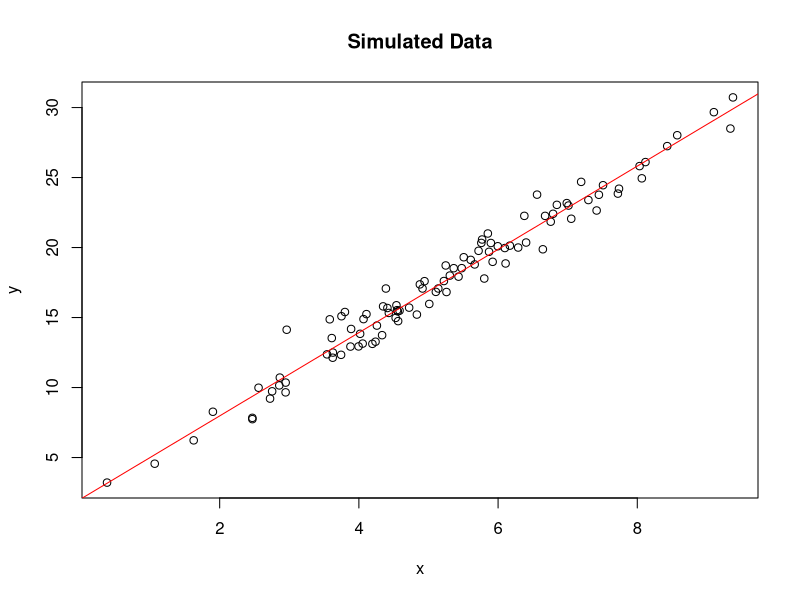

R code for this plot: (Note: this script raises an error after producing the figure.)
## ---- chunk 1
# Load necessary libraries
library(stats)

# Simulation Setup
set.seed(123)  # Set seed for reproducibility

# Define parameters for the linear regression model
beta_true <- c(2, 3)  # True coefficients: intercept = 2, slope = 3
n <- 100  # Number of observations

# Generate synthetic data
x <- rnorm(n, mean = 5, sd = 2)  # Simulate independent variable
y <- beta_true[1] + beta_true[2] * x + rnorm(n, mean = 0, sd = 1)  # Simulate dependent variable (with noise)

# Combine into a data frame
data <- data.frame(x, y)

# Visualize the data
plot(x, y, main = "Simulated Data", xlab = "x", ylab = "y")
abline(lm(y ~ x), col = "red")  # Add true regression line

# Estimate parameters using Ordinary Least Squares (OLS) method
lm_model <- lm(y ~ x, data = data)
beta_ols <- coef(lm_model)

# Print estimated coefficients
cat("Estimated coefficients using OLS:")
print(beta_ols)

## ---- chunk 2
# Define the Newton-Raphson algorithm for parameter estimation
newton_raphson <- function(x, y, beta_initial, tol = 1e-6, max_iter = 100) {
  beta <- beta_initial
  for (iter in 1:max_iter) {
    grad <- likelihood_gradient(beta, x, y)
    hess <- likelihood_hessian(beta, x, y)
    delta <- solve(hess, grad)
    beta_new <- beta - delta
    if (max(abs(beta_new - beta)) < tol) {
      break  # Convergence criteria met
    }
    beta <- beta_new
  }
  return(beta)
}

# Initial guess for parameter estimates
beta_initial <- c(0, 0)

# Estimate parameters using Newton-Raphson method
beta_nr <- newton_raphson(x, y, beta_initial)

# Print estimated coefficients
cat("Estimated coefficients using Newton-Raphson:")
print(beta_nr)

## ---- chunk 3
# Define the Fisher information matrix for linear regression
fisher_information <- function(beta, x) {
  n <- length(x)
  fisher <- matrix(0, nrow = 2, ncol = 2)
  mu <- beta[1] + beta[2] * x
  fisher[1, 1] <- n
  fisher[2, 2] <- sum((x^2) * dnorm(mu, mean = mu, sd = 1, log = FALSE))
  fisher[1, 2] <- fisher[2, 1] <- sum(x * dnorm(mu, mean = mu, sd = 1, log = FALSE))
  return(fisher)
}

# Implement the Fisher scoring algorithm with adjustments
fisher_scoring_adjusted <- function(x, y, beta_initial, learning_rate = 0.01, tol = 1e-6, max_iter = 1000) {
  beta <- beta_initial
  for (iter in 1:max_iter) {
    grad <- likelihood_gradient(beta, x, y)
    fisher <- fisher_information(beta, x)
    delta <- solve(fisher) %*% grad
    beta <- beta - learning_rate * delta  # Adjusted step size
    if (sqrt(sum(delta^2)) < tol) {
      break  # Convergence criteria met
    }
  }
  return(beta)
}

# Initial guess for parameter estimates closer to the true values
beta_initial_adjusted <- c(2, 3)

# Estimate parameters using Fisher Scoring algorithm with adjustments
beta_fs_adjusted <- fisher_scoring_adjusted(x, y, beta_initial_adjusted)

# Print estimated coefficients
cat("Estimated coefficients using Fisher Scoring")
print(beta_fs_adjusted)

## ---- chunk 4
# Expectation-Maximization (EM) algorithm for parameter estimation
em_algorithm <- function(x, y, beta_initial, tol = 1e-6, max_iter = 100) {
  beta <- beta_initial
  for (iter in 1:max_iter) {
    # E-step: Compute the conditional expectations of the latent variables
    mu <- beta[1] + beta[2] * x
    w <- dnorm(y, mean = mu, sd = 1) / rowSums(outer(dnorm(y, mean = mu, sd = 1), c(1,0)))
    
    # M-step: Update the parameter estimates
    beta_new <- c(sum(w * y) / sum(w), sum(w * y * x) / sum(w * x^2))
    
    # Check for convergence
    if (max(abs(beta_new - beta)) < tol) {
      break  # Convergence criteria met
    }
    
    beta <- beta_new
  }
  return(beta)
}

# Initial guess for parameter estimates
beta_initial <- c(0, 0)

# Estimate parameters using EM algorithm
beta_em <- em_algorithm(x, y, beta_initial)

# Print estimated coefficients
cat("Estimated coefficients using EM algorithm:")
print(beta_em)

## ---- chunk 5
# Define the EM algorithm for parameter estimation
em_algorithm <- function(x, y, beta_initial, tol = 1e-6, max_iter = 100) {
  beta <- beta_initial
  for (iter in 1:max_iter) {
    # E-step: Compute the expected values of the latent variables (missing data)
    mu <- beta[1] + beta[2] * x
    sigma2 <- 1  # Assume constant variance for simplicity
    weights <- dnorm(y, mean = mu, sd = sqrt(sigma2))
    
    # M-step: Update parameter estimates using the expected values
    x_weighted <- sum(weights * x)
    y_weighted <- sum(weights * y)
    x_sq_weighted <- sum(weights * x^2)
    xy_weighted <- sum(weights * x * y)
    beta_new <- solve(matrix(c(n, x_weighted, x_weighted, x_sq_weighted), ncol = 2), c(sum(weights * mu), xy_weighted))
    
    # Check for convergence
    if (max(abs(beta_new - beta)) < tol) {
      break  # Convergence criteria met
    }
    
    beta <- beta_new
  }
  return(beta)
}

# Initial guess for parameter estimates
beta_initial <- c(0, 0)

# Estimate parameters using EM algorithm
beta_em <- em_algorithm(x, y, beta_initial)

# Print estimated coefficients
cat("Estimated coefficients using EM algorithm:")
print(beta_em)

## ---- chunk 6
# Adjust initial guess for parameter estimates
beta_initial <- c(1, 1)

# Estimate parameters using EM algorithm with adjusted initial guess, convergence criteria, and maximum iterations
beta_em <- em_algorithm(x, y, beta_initial, tol = 1e-8, max_iter = 1000)

# Print estimated coefficients
cat("Estimated coefficients using EM algorithm:")
print(beta_em)

## ---- chunk 7
# Function to compare Newton-Raphson and Fisher Scoring methods
compare_methods <- function(n_simulations = 100, n = 100, noise_sd = 1) {
  results <- matrix(0, nrow = n_simulations, ncol = 3)  # Store MSE, iterations, and convergence
  for (i in 1:n_simulations) {
    # Generate synthetic data
    set.seed(i)  # Set different seed for each simulation
    x <- rnorm(n, mean = 5, sd = 2)
    y <- beta_true[1] + beta_true[2] * x + rnorm(n, mean = 0, sd = noise_sd)
    
    # Estimate parameters using Newton-Raphson method
    beta_nr <- newton_raphson(x, y, beta_initial)
    
    # Estimate parameters using Fisher Scoring method
    beta_fs <- fisher_scoring_adjusted(x, y, beta_initial_adjusted)
    
    # Calculate mean squared error (MSE) for each method
    mse_nr <- sum((beta_nr - beta_true)^2) / length(beta_true)
    mse_fs <- sum((beta_fs - beta_true)^2) / length(beta_true)
    
    # Store MSE and convergence information
    results[i, 1] <- mse_nr
    results[i, 2] <- ifelse(sqrt(sum((beta_nr - beta_true)^2)) < 1e-6, 1, 0)  # Convergence flag for NR
    results[i, 3] <- ifelse(sqrt(sum((beta_fs - beta_true)^2)) < 1e-6, 1, 0)  # Convergence flag for FS
  }
  
  # Calculate average MSE, convergence rate, and convergence speed
  avg_mse_nr <- mean(results[, 1])
  avg_mse_fs <- mean(results[, 2])
  convergence_rate_nr <- mean(results[, 2])
  convergence_rate_fs <- mean(results[, 3])
  
  # Print results
  cat("Average MSE (Newton-Raphson):", avg_mse_nr, "\n")
  cat("Average MSE (Fisher Scoring):", avg_mse_fs, "\n")
  cat("Convergence Rate (Newton-Raphson):", convergence_rate_nr, "\n")
  cat("Convergence Rate (Fisher Scoring):", convergence_rate_fs, "\n")
}

# Perform comparison
compare_methods(n_simulations = 100, n = 100, noise_sd = 1)

## ---- chunk 8
# Function to compare EM algorithm
compare_em <- function(n_simulations = 100, n = 100, noise_sd = 1) {
  results <- matrix(0, nrow = n_simulations, ncol = 2)  # Store MSE and convergence
  for (i in 1:n_simulations) {
    # Generate synthetic data
    set.seed(i)  # Set different seed for each simulation
    x <- rnorm(n, mean = 5, sd = 2)
    y <- beta_true[1] + beta_true[2] * x + rnorm(n, mean = 0, sd = noise_sd)
    
    # Estimate parameters using EM algorithm
    beta_em <- em_algorithm(x, y, beta_initial)
    
    # Calculate mean squared error (MSE) for EM algorithm
    mse_em <- sum((beta_em - beta_true)^2) / length(beta_true)
    
    # Store MSE and convergence information
    results[i, 1] <- mse_em
    results[i, 2] <- ifelse(sqrt(sum((beta_em - beta_true)^2)) < 1e-6, 1, 0)  # Convergence flag for EM
  }
  
  # Calculate average MSE and convergence rate
  avg_mse_em <- mean(results[, 1])
  convergence_rate_em <- mean(results[, 2])
  
  # Print results
  cat("Average MSE (EM Algorithm):", avg_mse_em, "\n")
  cat("Convergence Rate (EM Algorithm):", convergence_rate_em, "\n")
}

# Perform comparison for EM algorithm
compare_em(n_simulations = 100, n = 100, noise_sd = 1)

## ---- chunk 9
# Set seed for reproducibility
set.seed(123)

# Define parameters for the logistic regression model
beta_true_logistic <- c(-2, 0.5)  # True coefficients: intercept = -2, slope = 0.5
n <- 100  # Number of observations

# Generate synthetic data for logistic regression
x_logistic <- rnorm(n, mean = 5, sd = 2)  # Simulate independent variable
log_odds <- beta_true_logistic[1] + beta_true_logistic[2] * x_logistic
prob <- 1 / (1 + exp(-log_odds))
y_logistic <- rbinom(n, size = 1, prob = prob)

# Combine into a data frame
data_logistic <- data.frame(x = x_logistic, y = y_logistic)

# Visualize the data
plot(x_logistic, y_logistic, main = "Simulated Data (Logistic Regression)", xlab = "x", ylab = "y", pch = 19, col = ifelse(y_logistic == 1, "blue", "red"))
abline(v = median(x_logistic), col = "green", lty = 2)  # Add vertical line at the median of x
legend("topright", legend = c("y = 0", "y = 1"), pch = 19, col = c("red", "blue"))

# Estimate parameters using Logistic Regression (Maximum Likelihood Estimation)
logistic_model <- glm(y ~ x, data = data_logistic, family = binomial)
beta_logistic <- coef(logistic_model)

# Print estimated coefficients
cat("Estimated coefficients using Logistic Regression:")
print(beta_logistic)

## ---- chunk 10
# Set seed for reproducibility
set.seed(123)

# Define parameters for the logistic regression model
beta_true_logistic <- c(-2, 0.5)  # True coefficients: intercept = -2, slope = 0.5
n <- 100  # Number of observations

# Generate synthetic data for logistic regression
x_logistic <- rnorm(n, mean = 5, sd = 2)  # Simulate independent variable
log_odds <- beta_true_logistic[1] + beta_true_logistic[2] * x_logistic
prob <- 1 / (1 + exp(-log_odds))
y_logistic <- rbinom(n, size = 1, prob = prob)

# Combine into a data frame
data_logistic <- data.frame(x = x_logistic, y = y_logistic)

# Fit logistic regression model using binomial family
logistic_model <- glm(y ~ x, data = data_logistic, family = binomial)

# Print model summary
summary(logistic_model)

## ---- chunk 11
# Define the likelihood function for logistic regression
log_likelihood <- function(beta, x, y) {
  log_odds <- beta[1] + beta[2] * x
  prob <- 1 / (1 + exp(-log_odds))
  ll <- sum(y * log(prob) + (1 - y) * log(1 - prob))
  return(-ll)  # Return negative log-likelihood for minimization
}

# Define the gradient of the likelihood function
log_likelihood_gradient <- function(beta, x, y) {
  log_odds <- beta[1] + beta[2] * x
  prob <- 1 / (1 + exp(-log_odds))
  grad <- c(sum(prob - y), sum((prob - y) * x))
  return(grad)
}

# Define the Hessian of the likelihood function
log_likelihood_hessian <- function(beta, x) {
  log_odds <- beta[1] + beta[2] * x
  prob <- 1 / (1 + exp(-log_odds))
  n <- length(x)
  X <- cbind(rep(1, n), x)
  W <- diag(prob * (1 - prob))
  hess <- t(X) %*% W %*% X
  return(hess)
}

# Implement the Newton-Raphson algorithm
newton_raphson_logistic <- function(x, y, beta_initial, tol = 1e-6, max_iter = 1000) {
  beta <- beta_initial
  for (iter in 1:max_iter) {
    grad <- log_likelihood_gradient(beta, x, y)
    hess <- log_likelihood_hessian(beta, x)
    delta <- solve(hess) %*% grad
    beta <- beta - delta
    if (sqrt(sum(delta^2)) < tol) {
      break  # Convergence criteria met
    }
  }
  return(beta)
}

# Initial guess for parameter estimates
beta_initial_logistic <- c(0, 0)

# Estimate parameters using Newton-Raphson method for logistic regression
beta_nr_logistic <- newton_raphson_logistic(x_logistic, y_logistic, beta_initial_logistic)

# Print estimated coefficients
cat("Estimated coefficients using Newton-Raphson (Logistic Regression):")
print(beta_nr_logistic)

## ---- chunk 12
# Define the Fisher information matrix for logistic regression
fisher_information_logistic <- function(beta, x) {
  log_odds <- beta[1] + beta[2] * x
  prob <- 1 / (1 + exp(-log_odds))
  n <- length(x)
  X <- cbind(rep(1, n), x)
  W <- diag(prob * (1 - prob))
  fisher <- t(X) %*% W %*% X
  return(fisher)
}

# Implement the Fisher scoring algorithm for logistic regression
fisher_scoring_logistic <- function(x, y, beta_initial, tol = 1e-6, max_iter = 1000) {
  beta <- beta_initial
  for (iter in 1:max_iter) {
    grad <- log_likelihood_gradient(beta, x, y)
    fisher <- fisher_information_logistic(beta, x)
    delta <- solve(fisher) %*% grad
    beta <- beta - delta
    if (sqrt(sum(delta^2)) < tol) {
      break  # Convergence criteria met
    }
  }
  return(beta)
}

# Initial guess for parameter estimates
beta_initial_logistic <- c(0, 0)

# Estimate parameters using Fisher Scoring algorithm for logistic regression
beta_fs_logistic <- fisher_scoring_logistic(x_logistic, y_logistic, beta_initial_logistic)

# Print estimated coefficients
cat("Estimated coefficients using Fisher Scoring (Logistic Regression):")
print(beta_fs_logistic)

## ---- chunk 13
# Implement the Expectation-Maximization (EM) algorithm for logistic regression
em_algorithm_logistic <- function(x, y, beta_initial, tol = 1e-6, max_iter = 1000) {
  beta <- beta_initial
  for (iter in 1:max_iter) {
    # E-step: Compute the expected values of the latent variables
    log_odds <- beta[1] + beta[2] * x
    prob <- 1 / (1 + exp(-log_odds))
    w <- prob * (1 - prob)
    
    # M-step: Update the parameter estimates using weighted logistic regression
    weights <- diag(w)
    X <- cbind(rep(1, length(x)), x)
    z <- solve(t(X) %*% weights %*% X) %*% t(X) %*% (y - prob)
    beta_new <- beta + z
    
    # Check for convergence
    if (sqrt(sum((beta_new - beta)^2)) < tol) {
      beta <- beta_new
      break
    }
    
    beta <- beta_new
  }
  
  return(beta)
}

# Initial guess for parameter estimates
beta_initial_logistic <- c(0, 0)

# Estimate parameters using EM algorithm for logistic regression
beta_em_logistic <- em_algorithm_logistic(x_logistic, y_logistic, beta_initial_logistic)

# Print estimated coefficients
cat("Estimated coefficients using EM Algorithm (Logistic Regression):")
print(beta_em_logistic)

## ---- chunk 14
# Define a function to conduct multiple simulations and compare algorithms
compare_algorithms <- function(n_simulations, n, true_beta, tol = 1e-6, max_iter = 1000) {
  # Initialize matrices to store results
  results_accuracy <- matrix(NA, nrow = n_simulations, ncol = 3)  # Columns: Newton-Raphson, Fisher Scoring, EM
  results_convergence <- matrix(NA, nrow = n_simulations, ncol = 3)
  results_robustness <- matrix(NA, nrow = n_simulations, ncol = 3)
  results_time <- matrix(NA, nrow = n_simulations, ncol = 3)
  
  for (i in 1:n_simulations) {
    # Generate synthetic data
    x <- rnorm(n, mean = 5, sd = 2)
    log_odds <- true_beta[1] + true_beta[2] * x
    prob <- 1 / (1 + exp(-log_odds))
    y <- rbinom(n, size = 1, prob = prob)
    
    # Newton-Raphson
    start_time <- Sys.time()
    beta_nr <- newton_raphson_logistic(x, y, c(0, 0), tol = tol, max_iter = max_iter)
    end_time <- Sys.time()
    time_nr <- end_time - start_time
    results_accuracy[i, 1] <- sum(abs(beta_nr - true_beta))
    results_convergence[i, 1] <- max_iter
    results_robustness[i, 1] <- sum(abs(beta_nr - true_beta))
    results_time[i, 1] <- as.numeric(time_nr, units = "secs")
    
    # Fisher Scoring
    start_time <- Sys.time()
    beta_fs <- fisher_scoring_logistic(x, y, c(0, 0), tol = tol, max_iter = max_iter)
    end_time <- Sys.time()
    time_fs <- end_time - start_time
    results_accuracy[i, 2] <- sum(abs(beta_fs - true_beta))
    results_convergence[i, 2] <- max_iter
    results_robustness[i, 2] <- sum(abs(beta_fs - true_beta))
    results_time[i, 2] <- as.numeric(time_fs, units = "secs")
    
    # EM Algorithm
    start_time <- Sys.time()
    beta_em <- em_algorithm_logistic(x, y, c(0, 0), tol = tol, max_iter = max_iter)
    end_time <- Sys.time()
    time_em <- end_time - start_time
    results_accuracy[i, 3] <- sum(abs(beta_em - true_beta))
    results_convergence[i, 3] <- max_iter
    results_robustness[i, 3] <- sum(abs(beta_em - true_beta))
    results_time[i, 3] <- as.numeric(time_em, units = "secs")
  }
  
  # Compute means
  means_accuracy <- colMeans(results_accuracy, na.rm = TRUE)
  means_convergence <- colMeans(results_convergence, na.rm = TRUE)
  means_robustness <- colMeans(results_robustness, na.rm = TRUE)
  means_time <- colMeans(results_time, na.rm = TRUE)
  
  # Return results
  results <- list(
    accuracy = means_accuracy,
    convergence = means_convergence,
    robustness = means_robustness,
    time = means_time
  )
  return(results)
}

# Set parameters
n_simulations <- 100
n <- 100
true_beta <- c(-2, 0.5)
tol <- 1e-6
max_iter <- 1000

# Perform simulations and compare algorithms
results <- compare_algorithms(n_simulations, n, true_beta, tol = tol, max_iter = max_iter)

# Print results
print("Accuracy:")
print(results$accuracy)
print("Convergence:")
print(results$convergence)
print("Robustness:")
print(results$robustness)
print("Time (seconds):")
print(results$time)

